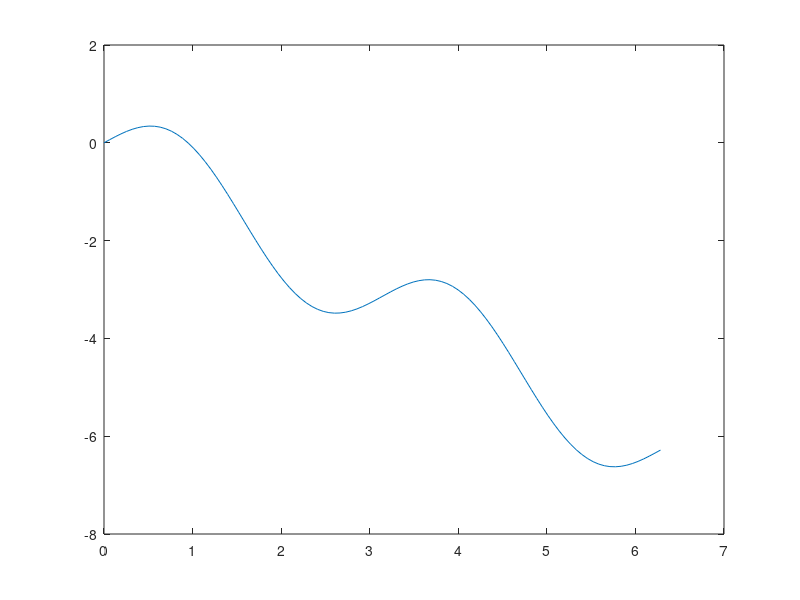

The MATLAB source for this figure: (Note: this script raises an error after producing the figure.)
% Data je funkcija f(x) = sin 2x − x
f = @(x) sin(2*x)-x;

% a) Nacrtati grafik funkcije na intervalu [0,2π].
a = 0;
b = 2*pi;

x = linspace(a, b, 100);
plot(x, f(x)); hold on

% b) Proizvoljnom metodom naći i nacrtati min. i max. funkcije u istom intervalu.

% Min i Max su tacke gde je prvi izvod funkcije = 0.
% prvi izvod:
df = @(x) 2*cos(2*x)-1;

x_max = zeroBisection(df, 0, 1.5, 0.00001); 
x_min = zeroBisection(df, 4, 6, 0.00001); 

plot(x_max, f(x_max), 'o');
plot(x_min, f(x_min), 'o');

disp('Resenje: ');
disp(['x min = ', num2str(x_min)]);
disp(['x max = ', num2str(x_max)]);